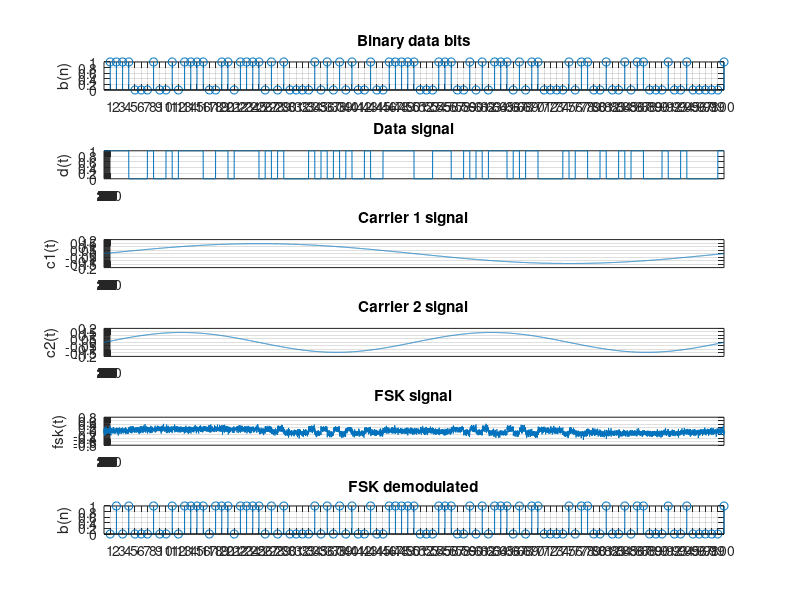

Write the MATLAB code that produced this figure.
clc;
clear;
close all;

% Init
nb=100;  % Number of bits
nsb=100;  % Number of samples per bit
ns=nsb*nb;  % Number of samples
Tb=100;  % Bit transmission time
fc1=1;  % Carrier 1 frequency
fc2=2;  % Carrier 2 frequency
t=linspace(0,Tb*nb,ns);  % Discrete time sequence [0; Tb*nb] (ns samples)
snr=1; % Signal-to-noise ratio in dB

% Generate carrier signal
c1=sqrt(2/Tb)*sin(2*pi*fc1*t);
c2=sqrt(2/Tb)*sin(2*pi*fc2*t);

% Generate binary data bits
b=randi([0,1],1,nb);

% Generate data signal
d=repelem(b,nsb);  % Repeat each bit nsb times
d_inv=1-d;  % Inverse d

% Perform FSK modulation
fsk1=c1.*d;
fsk2=c2.*d_inv;
fsk=fsk1+fsk2;

% Add white noise to signal
fsk=awgn(fsk,snr,'measured');

% Perform FSK demodulation
for i=1:nb
    fsk_i=fsk((i-1)*nsb+1:i*nsb);
    c1_i=c1((i-1)*nsb+1:i*nsb);
    c2_i=c2((i-1)*nsb+1:i*nsb);

    % Correlator
    I1=sum(fsk_i.*c1_i);
    I2=sum(fsk_i.*c2_i);
    E1=sum(c1_i.^2);
    E2=sum(c2_i.^2);

    % Decision device
    if I1-E1/2>I2-E2/2
        demod(i)=1;
    else
        demod(i)=0;
    end
end

% Plot binary data bits
subplot(6,1,1);stem(b);
xticks(1:nsb);title('Binary data bits');ylabel('b(n)');grid on;

% Plot binary data signal
subplot(6,1,2);plot(t,d);
xticks(1:nsb);title('Data signal');ylabel('d(t)');grid on;

% Plot carrier 1 signal
subplot(6,1,3);plot(t,c1);
xticks(1:nsb);title('Carrier 1 signal');ylabel('c1(t)');grid on;

% Plot carrier 2 signal
subplot(6,1,4);plot(t,c2);
xticks(1:nsb);title('Carrier 2 signal');ylabel('c2(t)');grid on;

% Plot FSK signal
subplot(6,1,5);plot(t, fsk);
xticks(1:nsb);title('FSK signal');ylabel('fsk(t)');grid on;

% Plot demodulated
subplot(6,1,6);stem(demod);
xticks(1:nsb);title('FSK demodulated');ylabel('b(n)');grid on;

% Calculate bit error rate
[numBitErrs, BER] = biterr(b, demod);
fprintf("Number of Bit Errors: %d\nBit Error Rate: %f\n", numBitErrs, BER * 100);
